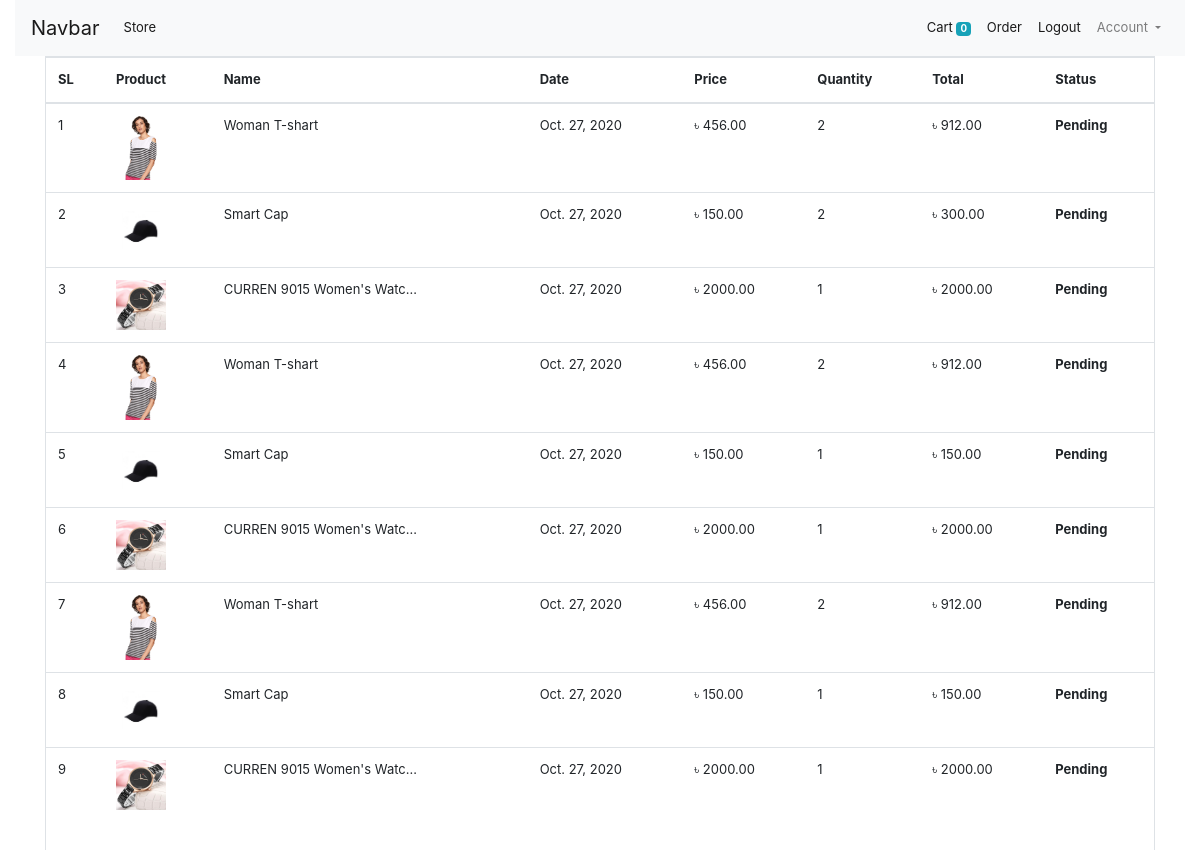
The app's page /orders/ (signed in), older data.
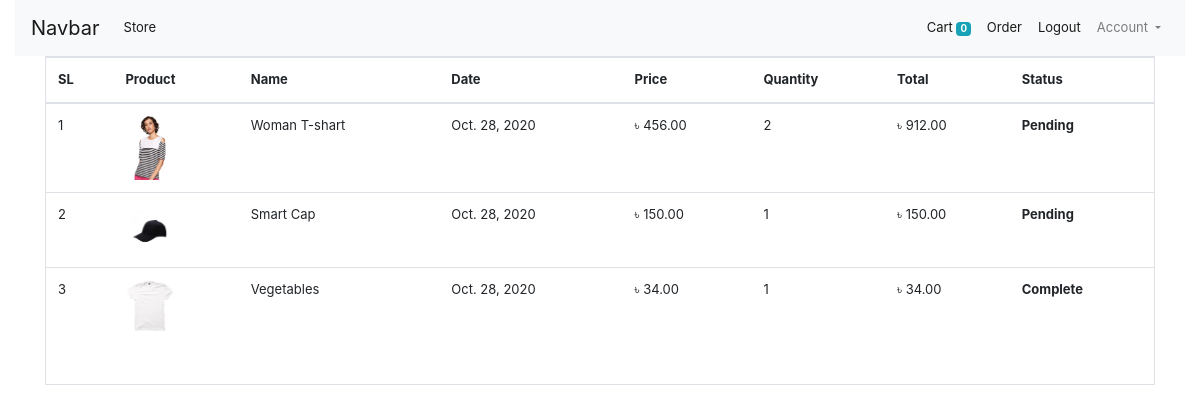
The same page, newer data.
### store/models/model_order.py (models this page shows, shortened)
class Order(models.Model):
    product = models.ForeignKey(Product, on_delete=models.CASCADE)
    customer = models.ForeignKey(Customer, on_delete=models.CASCADE)
    quantity = models.IntegerField(default=1)
    price = models.DecimalField(max_digits=12, decimal_places=2)
    address = models.CharField(max_length=100, default='')
    mobile = models.CharField(max_length=25, default='')
    date = models.DateField(default=datetime.datetime.today)
    status = models.BooleanField(default=False)
    @staticmethod
    def get_order_by_customer_id(customer_id):
        customer = Order.objects.filter(customer=customer_id).order_by('-date')
        return customer

### store/models/model_product.py (models this page shows, shortened)
class Product(models.Model):
    category = models.ForeignKey(Category, on_delete=models.CASCADE, related_name='products')
    name = models.CharField(max_length=100)
    price = models.DecimalField(max_digits=12, decimal_places=2)
    sell_price = models.DecimalField(max_digits=12, decimal_places=2)
    discription = models.TextField()
    code = models.CharField(max_length=25, unique=True)
    image = models.ImageField(upload_to='uplode/product_image/')
    date = models.DateTimeField(auto_now_add=True)

### store/views/order.py (the view)
# urls.py: path('orders/', OrderView.as_view(), name='orders'),
class OrderView(View):
    def get(self, request, *args, **kwargs):
        customer = request.session.get('customer_id')
        orders = Order.get_order_by_customer_id(customer)
        orders = orders.reverse()
        return render(request, 'orders.html',{'orders':orders})

### store/templatetags/custom_filter.py (called while the page is built)
@register.filter(name='currency')
def currency(number):
    return "৳ " + str(number)

@register.filter(name='multiply')
def multiply(number, number1):
    return number * number1

### store/templates/orders.html
{% extends 'base.html' %}
{% block content %}
 {% load cart %}
{% load custom_filter %}
<div class="container">
    <div class="border pb-4">
        <table class="table">
            <thead>
                <tr>
                    <th>SL</th>
                    <th>Product</th>
                    <th>Name</th>
                    <th>Date</th>
                    <th>Price</th>
                    <th>Quantity</th>
                    <th>Total</th>
                    <th>Status</th>
                </tr>
            </thead>
            <tbody>
                {% for order in orders %}
                <tr>
                    <td>{{ forloop.counter }}</td>
                    <td><img width="50" src="{{ order.product.image.url }}" alt=""></td>
                    <td><p style="cursor: pointer;" title="{{ order.product.name  }}">{{ order.product.name|truncatechars:25 }}</p></td>
                    <td>{{ order.date }}</td>
                    <td>{{ order.price|currency }}</td>
                    <td>{{ order.quantity }}</td>
                    <td>{{ order.quantity|multiply:order.price|currency }}</td>
                    <th>
                        {% if order.status %}
                        <p>Complete</p>
                        {% else %}
                        <p>Pending</p>
                        {% endif %}
                    </th>
                </tr>
                {% endfor %}
            </tbody>
    </div>
{% endblock %}

Row changes from the older to the newer data that the page shows:
removed Order: product.image (picture), product.name "Woman T-shart", date "Oct. 27, 2020", price "৳ 456.00", quantity "2", quantity|multiply "৳ 912.00", status "Pending"
removed Order: product.image (picture), product.name "Smart Cap", date "Oct. 27, 2020", price "৳ 150.00", quantity "2", quantity|multiply "৳ 300.00", status "Pending"
removed Order: product.image (picture), product.name "CURREN 9015 Women's Watc…", date "Oct. 27, 2020", price "৳ 2000.00", quantity "1", quantity|multiply "৳ 2000.00", status "Pending"
removed Order: product.image (picture), product.name "Woman T-shart", date "Oct. 27, 2020", price "৳ 456.00", quantity "2", quantity|multiply "৳ 912.00", status "Pending"
removed Order: product.image (picture), product.name "Smart Cap", date "Oct. 27, 2020", price "৳ 150.00", quantity "1", quantity|multiply "৳ 150.00", status "Pending"
removed Order: product.image (picture), product.name "CURREN 9015 Women's Watc…", date "Oct. 27, 2020", price "৳ 2000.00", quantity "1", quantity|multiply "৳ 2000.00", status "Pending"
removed Order: product.image (picture), product.name "Woman T-shart", date "Oct. 27, 2020", price "৳ 456.00", quantity "2", quantity|multiply "৳ 912.00", status "Pending"
removed Order: product.image (picture), product.name "Smart Cap", date "Oct. 27, 2020", price "৳ 150.00", quantity "1", quantity|multiply "৳ 150.00", status "Pending"
removed Order: product.image (picture), product.name "CURREN 9015 Women's Watc…", date "Oct. 27, 2020", price "৳ 2000.00", quantity "1", quantity|multiply "৳ 2000.00", status "Pending"
added Order: product.image (picture), product.name "Woman T-shart", date "Oct. 28, 2020", price "৳ 456.00", quantity "2", quantity|multiply "৳ 912.00", status "Pending"
added Order: product.image (picture), product.name "Smart Cap", date "Oct. 28, 2020", price "৳ 150.00", quantity "1", quantity|multiply "৳ 150.00", status "Pending"
added Order: product.image (picture), product.name "Vegetables", date "Oct. 28, 2020", price "৳ 34.00", quantity "1", quantity|multiply "৳ 34.00", status "Complete"
